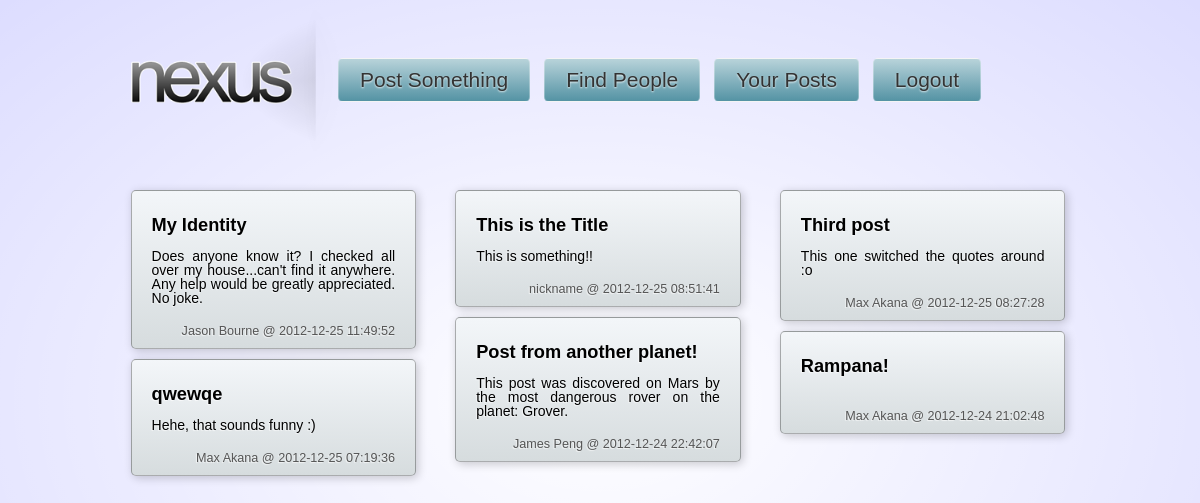
Page / (signed in) on the committed database.
### tables this page shows
CREATE TABLE IF NOT EXISTS `posts` (
  `ID` int(11) NOT NULL AUTO_INCREMENT,
  `Title` varchar(50) NOT NULL,
  `Content` varchar(360) NOT NULL,
  `Owner` varchar(40) NOT NULL,
  `OwnerName` varchar(32) NOT NULL,
  `Time` timestamp NOT NULL DEFAULT CURRENT_TIMESTAMP,
  PRIMARY KEY (`ID`)
);

### controllers/core.php (the view, shortened to what this page needs)
<?php
function getFollowedPosts($PubID = "") {
	$following = mysqli_fetch_assoc(getFollowing());
	$following = explode(',', $following['Following']);
	$query = 'SELECT * FROM posts WHERE ';
	foreach($following as $person) {
		$query .= 'Owner = "' . $person . '" OR ';
	}
	$query = substr($query, 0, strlen($query) - 4);
	$query .= 'ORDER BY Time DESC';
	return mysqli_query($GLOBALS['con'], $query);
}
function parseMessages($posts) {
	if(mysqli_num_rows($posts)) {
		$pillar[0] = '';
		$pillar[1] = '';
		$pillar[2] = '';
		$index = 0;
		while($post = mysqli_fetch_assoc($posts)) {
			$pillar[$index++ % 3] .= "<div class='message'><h2>" . $post["Title"] . "</h2><p>" . $post["Content"] . "</p><div class='postDetails'>" . $post["OwnerName"] . " @ " . $post['Time'] . "</div></div>";
		}
		foreach($pillar as $column) {
			echo "<div class='messagePillar'>" . $column . "</div>";
		}
		$messages = ob_get_clean();
	} else {
		$messages = "<div class='centered spaced'><h2>There are no messages to display yet :(</h2></div>";
	}
	return $messages;
}
function getFollowing($PubID = "") {
	if(!$PubID) {
		$PubID = $_SESSION['ID'];
	}
	$query = 'SELECT Following FROM batteries WHERE PubID="'.$PubID.'"';
	$following = mysqli_query($GLOBALS['con'], $query);
	return $following;
}
?>

### index.php (shortened to what this page needs)
<?php require_once 'controllers/core.php'; ?>
<!DOCTYPE html>
<html>
<head>
  <link rel="stylesheet" type="text/css" href="resources/css/splash.css?<?= hash_file('crc32', 'resources/css/splash.css') ?>">
</head>
<body>
  <div id="loginWrap">
    <div id="logoContainer">
      <div class="vCenter">
        <a href="/"><img src="resources/branding/Logo.png" height="50" width="162" id="splashLogo" /></a>
      </div>
    </div>
    <div id="actionWindow">
      <?php if(isset($_SESSION['User'])) { ?>
        <ul>
          <li>
            <div class="vCenter">
              <button id="postTrigger" value="Post Something">Post Something</button>
              <a href="people/"><button id="peopleTrigger" value="Find People">Find People</button></a>
              <a href="mine/"><button id="selfTrigger" value="Your Posts">Your Posts</button></a>
              <a href="logout.php"><button id="logout" value="Logout">Logout</button></a>
            </div>
          </li>
        </ul>
      <?php } ?>
    </div>
  </div>
  <div id="messageWrapper">
    <?php if(isset($_SESSION['User'])) { ?>
      <?php
        $query = 'SELECT * FROM batteries WHERE Username="' . $_SESSION['User']. '"';
        $userDetails = mysqli_query($con, $query);
        $userDetails = mysqli_fetch_assoc($userDetails);
        if(!$userDetails['Password'] || !$userDetails['Name']) { ?>
          <div id="completeProfile">
            <p>Looks like we need some more information before people can start following you:</p>
            <form id="profileForm">
              <input type="password" id="password" name="password" data-hint="429821223" />
              <input type="password" id="passwordConfirm" name="passwordConfirm" data-hint="419221553" />
              <input type="text" id="Name" name="Name" data-hint="Nickname" />
              <input type="submit" value="Submit" />
            </form>
          </div>
        <?php
        } else {
          $posts = getFollowedPosts();
          $messages = parseMessages($posts);
          echo $GLOBALS['postForm'].$messages;
        }
      ?>
    <?php } ?>
  </div>
</body>
</html>

### index.php (style rules this page uses)
div#loginWrap { width: 978px; top: 0; left: 0; right: 0; bottom: auto; margin-top: 0; position: static; }
div#actionWindow { width: 735px; }

### rows in the picture
posts: Title "My Identity", Content "Does anyone know it? I checked all over my house...can't find it anywhere. Any help would be greatly appreciated. No joke.", OwnerName "Jason Bourne", Time "2012-12-25 11:49:52"
posts: Title "qwewqe", Content "Hehe, that sounds funny :)", OwnerName "Max Akana", Time "2012-12-25 07:19:36"
posts: Title "This is the Title", Content "This is something!!", OwnerName "nickname", Time "2012-12-25 08:51:41"
posts: Title "Post from another planet!", Content "This post was discovered on Mars by the most dangerous rover on the planet: Grover.", OwnerName "James Peng", Time "2012-12-24 22:42:07"
posts: Title "Third post", Content "This one switched the quotes around :o", OwnerName "Max Akana", Time "2012-12-25 08:27:28"
posts: Title "Rampana!", OwnerName "Max Akana", Time "2012-12-24 21:02:48"
